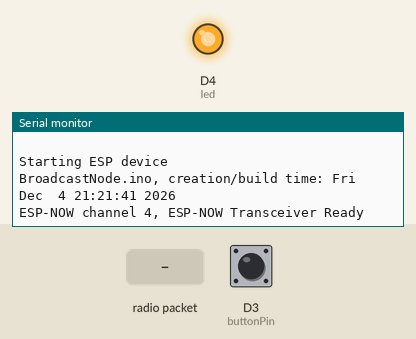
Simulated run of this sketch. Board: ESP8266 (NodeMCU). Parts: output pins drawn as LEDs (lit = HIGH), the last lines printed to the serial monitor. Inputs (shaded band) come from the test bench; at power-on: D3 (buttonPin) HIGH.

Above: at 1.2 s.
1.3 s: D3 (buttonPin) pulled LOW for 0.15 s
At 1.9 s:
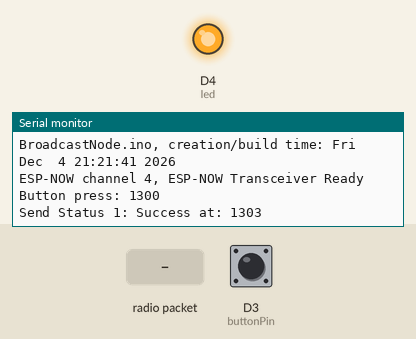
2.9 s: radio packet "1" arrives
At 10.2 s:
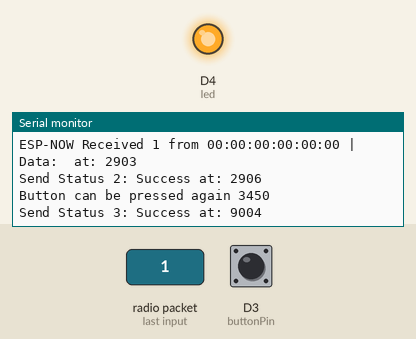

The sketch:

BroadcastNode.ino
```cpp
extern "C" {
  #include <espnow.h>
}
#include <ESP8266WiFi.h>

const int led = LED_BUILTIN;
const int buttonPin = D3;

uint8_t broadcastAddress[] = {0xFF, 0xFF, 0xFF, 0xFF, 0xFF, 0xFF};
// uint8_t gateWayAddress[] = {0xFF, 0xFF, 0xFF, 0xFF, 0xFF, 0xFF};
// uint8_t GW1_Address[] = { 0x48, 0x3F, 0xDA, 0x69, 0xCB, 0x61};
uint8_t BC1_Address[] = { 0x68, 0xC6, 0x3A, 0xFC, 0x23, 0x76};
uint8_t GW1_Address[] = { 0x4A, 0x3F, 0xDA, 0x69, 0xCB, 0x61};
//uint8_t BC1_Address[] = { 0x6A, 0xC6, 0x3A, 0xFC, 0x23, 0x76};

const char ackmsg[] = "Acknowledge!";

// Callback when data is received
void onDataRecv(uint8_t *mac, uint8_t *data, uint8_t len) {
  static unsigned long rcount = 0;
  rcount += 1;
  Serial.print("ESP-NOW Received ");
  Serial.print(rcount);
  Serial.print(" from ");
  char macStr[18];
  snprintf(macStr, sizeof(macStr), "%02X:%02X:%02X:%02X:%02X:%02X",
           mac[0], mac[1], mac[2], mac[3], mac[4], mac[5]);
  Serial.print(macStr);
  Serial.print(" | Data: ");
  Serial.write(data, len - 1);
  Serial.print(" at: ");
  Serial.println(millis());

  // send acknowledge message
  esp_now_send(mac, (uint8_t *)ackmsg, sizeof(ackmsg));
}

// Callback when data is sent
void onDataSent(uint8_t *mac_addr, uint8_t status) {
  static unsigned long scount = 0;
  scount += 1;
  Serial.print("Send Status ");
  Serial.print(scount);
  Serial.print(": ");
  Serial.print(status == 0 ? "Success" : "Fail");
  Serial.print(" at: ");
  Serial.println(millis());
}

bool timepassing(unsigned long curtime, unsigned long duration){
  static unsigned long rtime = 0;
  if(rtime + duration > curtime) return false;
  rtime = millis();
  return true;
}

// --------------------
// Setup
// --------------------
void setup() {
  pinMode(buttonPin, INPUT_PULLUP);
  pinMode(led, OUTPUT);
  digitalWrite(led, 0); // turn onboard LED on
  Serial.begin(115200);

  Serial.println(F(" "));
  Serial.println(F(" "));
  Serial.println(F("Starting ESP device"));
  Serial.flush();
  Serial.print(__FILE__);
  Serial.print(F(", creation/build time: "));
  Serial.println(__TIMESTAMP__);
  Serial.flush();

  // ESP-NOW requires WiFi in STA mode
  WiFi.mode(WIFI_STA);
  // WiFi.mode(WIFI_AP_STA);
  wifi_promiscuous_enable(1);   // required to allow channel change
  wifi_set_channel(4);         // choose your channel (1–13)
  wifi_promiscuous_enable(0);
  // WiFi.disconnect();

  if (esp_now_init() != 0) {
    Serial.println("ESP-NOW init failed");
    return;
  }

  // Set role and register callbacks
  esp_now_set_self_role(ESP_NOW_ROLE_COMBO);
  esp_now_register_recv_cb(onDataRecv);
  esp_now_register_send_cb(onDataSent);

  // Add broadcast peer (improves reliability)
  //uint8_t ch = 1; // from the gateway node WiFi.channel();
  //esp_now_add_peer(broadcastAddress, ESP_NOW_ROLE_COMBO, 4, NULL, 0);
  esp_now_add_peer(GW1_Address, ESP_NOW_ROLE_COMBO, 4, NULL, 0);

  attachInterrupt(digitalPinToInterrupt(buttonPin), buttonPress, FALLING); // trigger when button pressed

  Serial.print(F("ESP-NOW channel 4, "));
  Serial.println(F("ESP-NOW Transceiver Ready"));
  digitalWrite(led, 1); // turn onboard LED off
}

const char msg[] = "Hello from transceiver!";
const char buttonmsg[] = "Button pressed (BC1).";
unsigned long runningtime = 0;
bool action = false;
bool buttonpressed = false;

void handle_button(bool pressed, unsigned long timing) {
  static unsigned long btime = 0;
  static bool buttonstate = false;

  if(buttonstate){
    int butstate = digitalRead(buttonPin); // check current status of the button
    if (butstate == LOW) {  // button still pressed within the time period
      btime = timing;
      // Serial.println(F("Button press extension"));
      return;
    }
    if (btime + 2000 < timing){
      buttonpressed = false;
      buttonstate = false;
      Serial.print(F("Button can be pressed again "));
      Serial.println(millis());
    }
  }
  if (pressed) {
    btime = timing;
    buttonstate = true;
    buttonpressed = true;
    Serial.print(F("Button press: "));
    Serial.println(millis());
    esp_now_send(GW1_Address, (uint8_t *)buttonmsg, sizeof(buttonmsg));
    return;
  }
}

// --------------------
// Main Loop
// --------------------
void loop() {

  runningtime = millis();

  action = timepassing(runningtime, 9000);
  if (action){
    esp_now_send(GW1_Address, (uint8_t *)msg, sizeof(msg));
  }

  handle_button(false, runningtime);

}

ICACHE_RAM_ATTR void buttonPress(){
  // Serial.print(F("Button press: "));
  // Serial.println(millis());
  handle_button(true, millis());
}
```

Measured:
- after the input at 1.3 s, the serial monitor: prints a new line at once (image 1)
- after the input at 2.9 s, the serial monitor: prints a new line at once (image 2)
